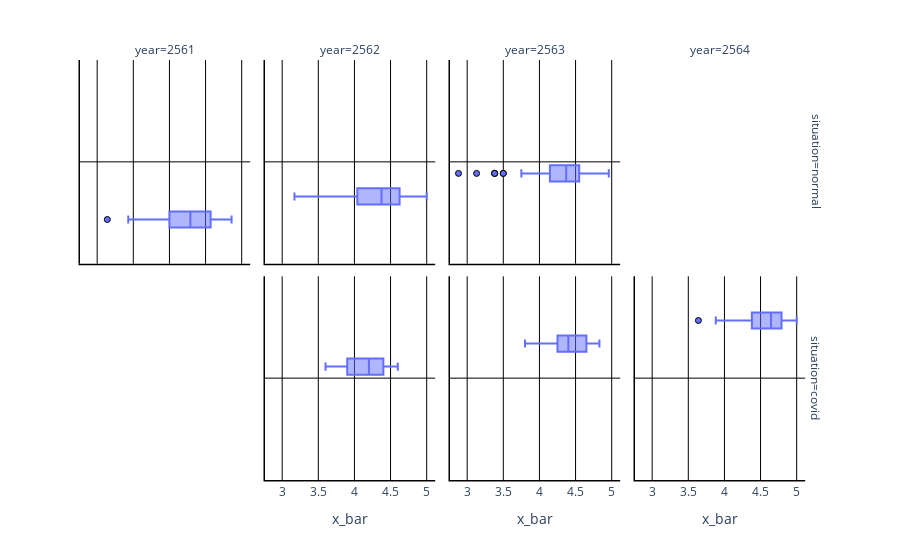

Write notebook code for a chart like this one.
### Code cell
fig = px.box(pivot , x='x_bar' , facet_col= 'year' , facet_row= 'situation' )



fig.update_layout({
'plot_bgcolor':'rgba(0, 0, 0, 0)',
'paper_bgcolor': 'rgba(0, 0, 0, 0)'
})

fig.update_xaxes(gridcolor='black' , linecolor = 'black' ,linewidth = 1.5 )
fig.update_yaxes(gridcolor='black' , linecolor = 'black'  , linewidth = 1.5)
fig.update_traces(marker_line_color='black',
                  marker_line_width=1)

fig.show()

### Figure 1 — Plotly figure (JSON) as saved in the notebook; plotly's stock layout.template omitted (floating-point values rounded to 4 significant figures)
{"data": [{"alignmentgroup": "True", "hovertemplate": "situation=normal<br>year=2561<br>x_bar=%{x}<extra></extra>", "legendgroup": "", "marker": {"color": "#636efa", "line": {"color": "black", "width": 1}}, "name": "", "notched": false, "offsetgroup": "", "orientation": "h", "showlegend": false, "type": "box", "x": [4, 3.57, 3.71, 3.71, 4, 4.29, 4, 4.71, 3.86, 4.29, 4.86, 4.43, 4.71, 4, 3.86, 3.43, 4.14, 4.14, 4, 3.14, 4.57, 4.43, 4.29, 4.29, 4.29, 4.29, 4.71, 4.57, 4.43, 4.57, 4.57, 4.86, 4.43, 4.43, 4.71, 4.57, 4.57, 4.43, 4.57, 3.43], "x0": " ", "xaxis": "x5", "y0": " ", "yaxis": "y5"}, {"alignmentgroup": "True", "hovertemplate": "situation=normal<br>year=2562<br>x_bar=%{x}<extra></extra>", "legendgroup": "", "marker": {"color": "#636efa", "line": {"color": "black", "width": 1}}, "name": "", "notched": false, "offsetgroup": "", "orientation": "h", "showlegend": false, "type": "box", "x": [3.33, 4.5, 4.58, 4.83, 4.67, 4.58, 4.83, 4.58, 4.5, 4.67, 4.5, 4.75, 4.08, 3.5, 3.92, 4.25, 4.25, 4.83, 4.67, 4.42, 3.92, 4.33, 4.17, 4, 4, 4.17, 4.33, 5, 4.17, 4.5, 5, 4.5, 4.83, 4, 4, 3.17, 4.5, 3.33, 4.33, 4.17], "x0": " ", "xaxis": "x6", "y0": " ", "yaxis": "y6"}, {"alignmentgroup": "True", "hovertemplate": "situation=normal<br>year=2563<br>x_bar=%{x}<extra></extra>", "legendgroup": "", "marker": {"color": "#636efa", "line": {"color": "black", "width": 1}}, "name": "", "notched": false, "offsetgroup": "", "orientation": "h", "showlegend": false, "type": "box", "x": [4.32, 4.3, 4.21, 3.92, 4.46, 4.67, 4.67, 4.75, 4.38, 4.54, 4.42, 4.75, 4.96, 4.75, 4.75, 4.5, 4.18, 4.61, 4.61, 4.15, 4.21, 4.36, 4.43, 4.29, 4.46, 4.43, 4.25, 4.5, 4.75, 4.57, 4.96, 4.61, 4.68, 4.83, 4.88, 4.33, 4.14, 3.13, 3.38, 3.75, 4.29, 3.38, 3.75, 2.88, 3.5, 3.38, 4, 4.14, 3.88, 4.5, 3.75, 4.25, 3.5, 4.13, 4.13, 4.24, 4.21, 4.28, 4.29, 4.38, 4.38, 4.5, 4.03, 4.1, 4.55, 4.38, 4.28, 4.38, 4.34, 4.28, 4.38, 4.62, 4.55, 4.48, 4.62, 4.55, 4.59, 4.03, 4.25, 4.38], "x0": " ", "xaxis": "x7", "y0": " ", "yaxis": "y7"}, {"alignmentgroup": "True", "hovertemplate": "situation=covid<br>year=2562<br>x_bar=%{x}<extra></extra>", "legendgroup": "", "marker": {"color": "#636efa", "line": {"color": "black", "width": 1}}, "name": "", "notched": false, "offsetgroup": "", "orientation": "h", "showlegend": false, "type": "box", "x": [3.8, 3.6, 4, 4.4, 4.4, 4.4, 4, 4.6], "x0": " ", "xaxis": "x2", "y0": " ", "yaxis": "y2"}, {"alignmentgroup": "True", "hovertemplate": "situation=covid<br>year=2563<br>x_bar=%{x}<extra></extra>", "legendgroup": "", "marker": {"color": "#636efa", "line": {"color": "black", "width": 1}}, "name": "", "notched": false, "offsetgroup": "", "orientation": "h", "showlegend": false, "type": "box", "x": [4.4, 4.8, 4.6, 4, 4.4, 4.38, 4.8, 4.3, 4.5, 4.4, 4.4, 4, 4.25, 4.75, 4.75, 4.75, 4.38, 4.63, 4.25, 4.6, 3.8, 4.25, 4.6, 4.25, 4.4, 3.8, 4.33, 4.25, 4.67, 4.67, 4.5, 4.5, 4.83, 4.67, 4.25, 4, 4.5, 4.5, 4.67, 4], "x0": " ", "xaxis": "x3", "y0": " ", "yaxis": "y3"}, {"alignmentgroup": "True", "hovertemplate": "situation=covid<br>year=2564<br>x_bar=%{x}<extra></extra>", "legendgroup": "", "marker": {"color": "#636efa", "line": {"color": "black", "width": 1}}, "name": "", "notched": false, "offsetgroup": "", "orientation": "h", "showlegend": false, "type": "box", "x": [4.25, 4.63, 4.48, 4.45, 4.03, 4.44, 4, 5, 4.61, 5, 4.43, 4.67, 3.97, 4.82, 4.79, 4.76, 4.88, 4.45, 3.64, 4.03, 3.97, 3.88, 4.24, 4.24, 5, 4.67, 5, 4.74, 5, 4.25, 4.64, 4.53, 4.62, 4.51, 4.19, 4.51, 4.15, 4.53, 4.71, 4.68, 4.65, 4.71, 4.62, 4.65, 4.71, 4.86, 4.71, 4.79, 4.93, 4.79, 4.71, 4.71, 5, 5, 5, 4.33], "x0": " ", "xaxis": "x4", "y0": " ", "yaxis": "y4"}], "layout": {"annotations": [{"font": {}, "showarrow": false, "text": "year=2561", "x": 0.115, "xanchor": "center", "xref": "paper", "y": 1, "yanchor": "bottom", "yref": "paper"}, {"font": {}, "showarrow": false, "text": "year=2562", "x": 0.365, "xanchor": "center", "xref": "paper", "y": 1, "yanchor": "bottom", "yref": "paper"}, {"font": {}, "showarrow": false, "text": "year=2563", "x": 0.615, "xanchor": "center", "xref": "paper", "y": 1, "yanchor": "bottom", "yref": "paper"}, {"font": {}, "showarrow": false, "text": "year=2564", "x": 0.865, "xanchor": "center", "xref": "paper", "y": 1, "yanchor": "bottom", "yref": "paper"}, {"font": {}, "showarrow": false, "text": "situation=covid", "textangle": 90, "x": 0.98, "xanchor": "left", "xref": "paper", "y": 0.2425, "yanchor": "middle", "yref": "paper"}, {"font": {}, "showarrow": false, "text": "situation=normal", "textangle": 90, "x": 0.98, "xanchor": "left", "xref": "paper", "y": 0.7575, "yanchor": "middle", "yref": "paper"}], "boxmode": "group", "legend": {"tracegroupgap": 0}, "margin": {"t": 60}, "paper_bgcolor": "rgba(0, 0, 0, 0)", "plot_bgcolor": "rgba(0, 0, 0, 0)", "xaxis": {"anchor": "y", "domain": [0, 0.23], "gridcolor": "black", "linecolor": "black", "linewidth": 1.5, "title": {"text": "x_bar"}}, "xaxis2": {"anchor": "y2", "domain": [0.25, 0.48], "gridcolor": "black", "linecolor": "black", "linewidth": 1.5, "matches": "x", "title": {"text": "x_bar"}}, "xaxis3": {"anchor": "y3", "domain": [0.5, 0.73], "gridcolor": "black", "linecolor": "black", "linewidth": 1.5, "matches": "x", "title": {"text": "x_bar"}}, "xaxis4": {"anchor": "y4", "domain": [0.75, 0.98], "gridcolor": "black", "linecolor": "black", "linewidth": 1.5, "matches": "x", "title": {"text": "x_bar"}}, "xaxis5": {"anchor": "y5", "domain": [0, 0.23], "gridcolor": "black", "linecolor": "black", "linewidth": 1.5, "matches": "x", "showticklabels": false}, "xaxis6": {"anchor": "y6", "domain": [0.25, 0.48], "gridcolor": "black", "linecolor": "black", "linewidth": 1.5, "matches": "x", "showticklabels": false}, "xaxis7": {"anchor": "y7", "domain": [0.5, 0.73], "gridcolor": "black", "linecolor": "black", "linewidth": 1.5, "matches": "x", "showticklabels": false}, "xaxis8": {"anchor": "y8", "domain": [0.75, 0.98], "gridcolor": "black", "linecolor": "black", "linewidth": 1.5, "matches": "x", "showticklabels": false}, "yaxis": {"anchor": "x", "domain": [0, 0.485], "gridcolor": "black", "linecolor": "black", "linewidth": 1.5}, "yaxis2": {"anchor": "x2", "domain": [0, 0.485], "gridcolor": "black", "linecolor": "black", "linewidth": 1.5, "matches": "y", "showticklabels": false}, "yaxis3": {"anchor": "x3", "domain": [0, 0.485], "gridcolor": "black", "linecolor": "black", "linewidth": 1.5, "matches": "y", "showticklabels": false}, "yaxis4": {"anchor": "x4", "domain": [0, 0.485], "gridcolor": "black", "linecolor": "black", "linewidth": 1.5, "matches": "y", "showticklabels": false}, "yaxis5": {"anchor": "x5", "domain": [0.515, 1], "gridcolor": "black", "linecolor": "black", "linewidth": 1.5, "matches": "y"}, "yaxis6": {"anchor": "x6", "domain": [0.515, 1], "gridcolor": "black", "linecolor": "black", "linewidth": 1.5, "matches": "y", "showticklabels": false}, "yaxis7": {"anchor": "x7", "domain": [0.515, 1], "gridcolor": "black", "linecolor": "black", "linewidth": 1.5, "matches": "y", "showticklabels": false}, "yaxis8": {"anchor": "x8", "domain": [0.515, 1], "gridcolor": "black", "linecolor": "black", "linewidth": 1.5, "matches": "y", "showticklabels": false}}}
